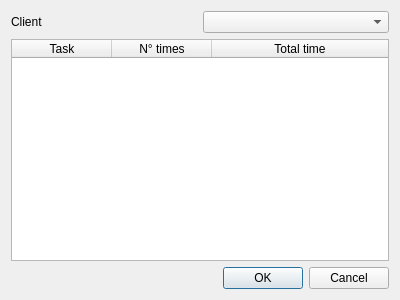
<?xml version="1.0" encoding="UTF-8"?>
<ui version="4.0">
 <class>Dialog</class>
 <widget class="QDialog" name="Dialog">
  <property name="windowModality">
   <enum>Qt::ApplicationModal</enum>
  </property>
  <property name="geometry">
   <rect>
    <x>0</x>
    <y>0</y>
    <width>400</width>
    <height>300</height>
   </rect>
  </property>
  <property name="maximumSize">
   <size>
    <width>16777144</width>
    <height>16770000</height>
   </size>
  </property>
  <property name="windowTitle">
   <string>Set tasks and clients</string>
  </property>
  <property name="modal">
   <bool>true</bool>
  </property>
  <layout class="QVBoxLayout" name="verticalLayout_2">
   <item>
    <layout class="QHBoxLayout" name="horizontalLayout_2">
     <item>
      <widget class="QLabel" name="label_2">
       <property name="text">
        <string>Client</string>
       </property>
      </widget>
     </item>
     <item>
      <widget class="QComboBox" name="comboBox">
       <property name="editable">
        <bool>false</bool>
       </property>
       <property name="maxVisibleItems">
        <number>20</number>
       </property>
       <property name="frame">
        <bool>true</bool>
       </property>
      </widget>
     </item>
    </layout>
   </item>
   <item>
    <layout class="QVBoxLayout" name="verticalLayout">
     <item>
      <widget class="QTableWidget" name="tableWidget">
       <property name="frameShape">
        <enum>QFrame::StyledPanel</enum>
       </property>
       <property name="editTriggers">
        <set>QAbstractItemView::NoEditTriggers</set>
       </property>
       <attribute name="horizontalHeaderStretchLastSection">
        <bool>true</bool>
       </attribute>
       <attribute name="verticalHeaderVisible">
        <bool>false</bool>
       </attribute>
       <attribute name="verticalHeaderStretchLastSection">
        <bool>false</bool>
       </attribute>
       <column>
        <property name="text">
         <string>Task</string>
        </property>
       </column>
       <column>
        <property name="text">
         <string>N° times</string>
        </property>
       </column>
       <column>
        <property name="text">
         <string>Total time</string>
        </property>
       </column>
      </widget>
     </item>
    </layout>
   </item>
   <item>
    <widget class="QDialogButtonBox" name="buttonBox">
     <property name="orientation">
      <enum>Qt::Horizontal</enum>
     </property>
     <property name="standardButtons">
      <set>QDialogButtonBox::Cancel|QDialogButtonBox::Ok</set>
     </property>
    </widget>
   </item>
  </layout>
 </widget>
 <tabstops>
  <tabstop>comboBox</tabstop>
  <tabstop>tableWidget</tabstop>
  <tabstop>buttonBox</tabstop>
 </tabstops>
 <resources/>
 <connections>
  <connection>
   <sender>buttonBox</sender>
   <signal>rejected()</signal>
   <receiver>Dialog</receiver>
   <slot>reject()</slot>
   <hints>
    <hint type="sourcelabel">
     <x>316</x>
     <y>260</y>
    </hint>
    <hint type="destinationlabel">
     <x>286</x>
     <y>274</y>
    </hint>
   </hints>
  </connection>
 </connections>
</ui>
